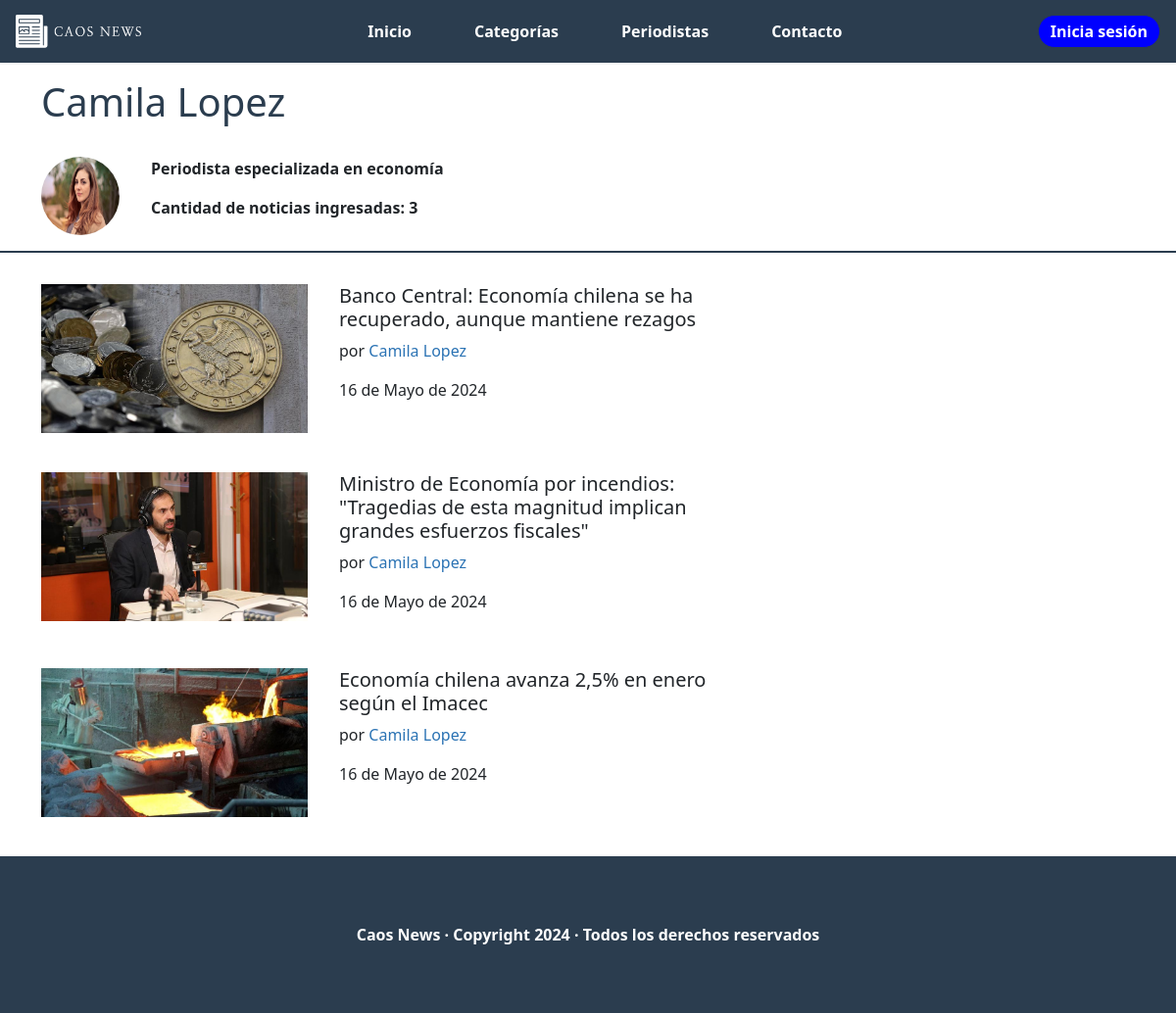
The app's page /periodista/14/ with its own data.
### core/models.py (models this page shows, shortened)
class PerfilPeriodista(models.Model):
    descripcion = models.CharField(max_length=100)
    foto_perfil = models.ImageField(upload_to='foto_periodista', blank=False, default='avatar-periodista.jpg')
    id_usuario = models.ForeignKey(User, on_delete=models.CASCADE)

class Noticia(models.Model):
    titulo = models.CharField(max_length=100, unique=True)
    ubicacion = models.CharField(max_length=50)
    fecha = models.DateField(auto_now=True)
    portada = models.ImageField(upload_to='portadas_noticias', blank=False, default='portada.jpg')
    cuerpo = models.TextField()
    id_autor = models.ForeignKey(User, on_delete=models.CASCADE)
    id_categoria = models.ForeignKey(CategoriaNoticia, on_delete=models.RESTRICT)
    id_estado_noticia = models.ForeignKey(EstadoNoticia, on_delete=models.RESTRICT)

### core/views.py (the view)
# urls.py: path('periodista/<id>/', periodista, name='periodista'),
def periodista(request, id):
    perfil_periodista = PerfilPeriodista.objects.get(id_usuario=id)
    cantidad_noticias = Noticia.objects.filter(id_autor=id).filter(id_estado_noticia=2).count()
    lista_noticias = Noticia.objects.filter(id_autor=id).filter(id_estado_noticia=2)
    aux = {
        'perfil_periodista': perfil_periodista,
        'cantidad_noticias': cantidad_noticias,
        'lista_noticias': lista_noticias
    }
    return render(request, 'core/paginas/comun/periodista.html', aux)

### core/templates/core/paginas/comun/periodista.html
{% extends 'core/base.html'%}
{% load static %}
{% block estilo %}
    <link rel="stylesheet" href="{% static 'core/css/periodista.css' %}" />
{% endblock %}
{% block content %}
    <main>
      <div class="container">
        <h1 class="journalist-name">{{perfil_periodista.id_usuario.first_name}} {{perfil_periodista.id_usuario.last_name}}</h1>
      </div>
      <div class="journalist-card container">
        <img src="{{perfil_periodista.foto_perfil.url}}" class="journalist-photo" alt="" />
        <div class="journalist-description">
          <p class="description">
            {{perfil_periodista.descripcion}}
          </p>
          <p class="description">Cantidad de noticias ingresadas: {{cantidad_noticias}}</p>
        </div>
      </div>
      <div class="separator"></div>
      <div class="news-container container">
        {% for noticia in lista_noticias %}
        <div class="news">
          <a href="{% url 'noticia' noticia.id %}">
            <img class="news-banner" src="{{noticia.portada.url}}" alt=""/>
          </a>
          <div class="news-text">
            <a href="{% url 'noticia' noticia.id %}">
              <h2 class="news-title">{{noticia.titulo}}</h2>
            </a>
            <p class="news-description hide">
              por
              <a href="{% url 'periodista' perfil_periodista.id_usuario.id %}" class="journalist">{{noticia.id_autor.first_name}} {{noticia.id_autor.last_name}}</a>
            </p>
            <p class="news-description">{{noticia.fecha}}</p>
          </div>
        </div>
        {% endfor %}
      </div>
    </main>
    {% endblock %}

### core/static/core/css/header.css (style rules this page uses)
*, *::before, *::after { margin: 0; padding: 0; box-sizing: border-box; }
body { min-height: 100vh; display: flex; }
a { text-decoration: none; color: inherit; }
body { padding-top: 6rem; }

### core/static/core/css/footer.css (style rules this page uses)
body { min-height: 100vh; display: flex; flex-direction: column; }
main { min-height: calc(100vh - 4rem); }

### core/static/core/css/periodista.css (style rules this page uses)
body { padding-top: 5rem; }
a { color: inherit; text-decoration: none; }
.journalist-name { color: #2b3d4f; margin-bottom: 2rem; }
.journalist-card { display: flex; align-items: center; margin-bottom: 1rem; }
.journalist-photo { border-radius: 50%; width: 5rem; height: 5rem; margin-right: 2rem; }
.journalist-description { font-weight: bold; }
.separator { width: 100vw; height: .1rem; background-color: #2b3d4f; margin-bottom: 2rem; }
.news-container { display: flex; flex-direction: column; }
.news { display: flex; margin-bottom: 1rem; }
.news-banner { width: 7.5rem; height: 5rem; margin-right: 1rem; }
.news-title { font-size: 1rem; }
.news-description { font-size: .75rem; }
.news .journalist { color: rgb(43, 115, 180); }
.news .hide { display: none; }
@media screen and (min-width: 734px) { .news { margin-bottom: 2.5rem; } }
@media screen and (min-width: 734px) { .news-banner { width: 17rem; height: 9.5rem; margin-right: 2rem; } }
@media screen and (min-width: 734px) { .news-title { font-size: 1.25rem; } }
@media screen and (min-width: 734px) { .news-description { font-size: 1rem; } }
@media screen and (min-width: 1024px) { .news { max-width: 60vw; } }
@media screen and (min-width: 1024px) { .news .hide { display: block; } }

### records on screen
PerfilPeriodista: id_usuario.first_name "Camila", id_usuario.last_name "Lopez", foto_perfil (picture), descripcion "Periodista especializada en economía"
Noticia: portada (picture), titulo "Banco Central: Economía chilena se ha recuperado, aunque mantiene rezagos", id_autor.first_name "Camila", id_autor.last_name "Lopez", fecha "16 de Mayo de 2024"
Noticia: portada (picture), titulo "Ministro de Economía por incendios: \"Tragedias de esta magnitud implican grandes esfuerzos fiscales\"", id_autor.first_name "Camila", id_autor.last_name "Lopez", fecha "16 de Mayo de 2024"
Noticia: portada (picture), titulo "Economía chilena avanza 2,5% en enero según el Imacec", id_autor.first_name "Camila", id_autor.last_name "Lopez", fecha "16 de Mayo de 2024"

### other values on screen
{{ cantidad_noticias }} "3"
